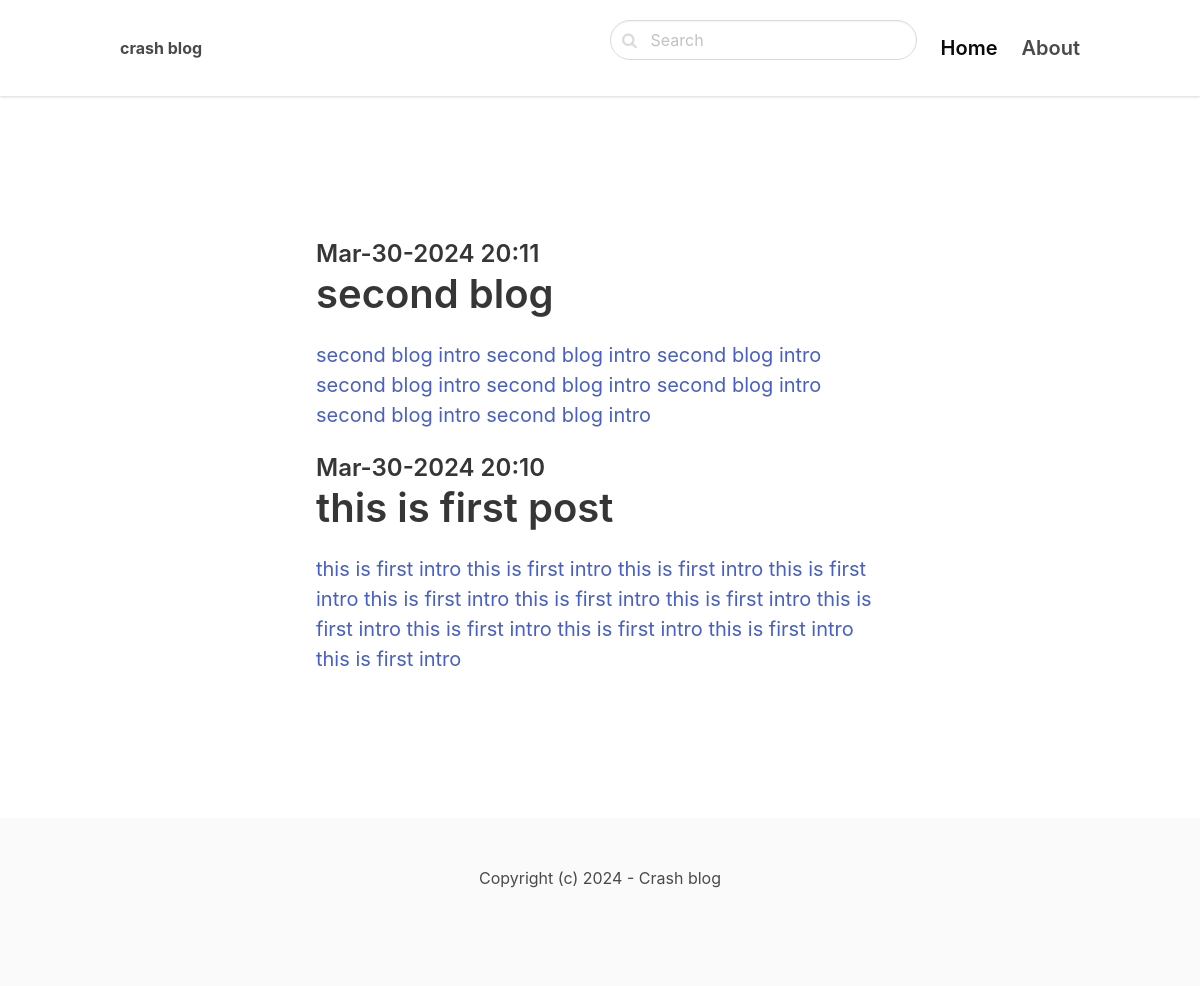
/django/, run on the app's committed database.
### blog/models.py (models this page shows, shortened)
class Post(models.Model):
    ACTIVE = 'active'
    DRAFT = 'draft'
    CHOICES_STATUS = {
        (ACTIVE , 'Active'),
        (DRAFT , 'Draft')
    }
    category = models.ForeignKey(Category,related_name='posts',on_delete=models.CASCADE)
    title = models.CharField(max_length=255)
    slug = models.SlugField()
    intro = models.TextField()
    body = models.TextField()
    created_at = models.DateTimeField(auto_now_add=True)
    status = models.CharField(max_length =10,choices=CHOICES_STATUS,default=ACTIVE)
    image = models.ImageField(upload_to='uploads/',blank=True,null=True)
    class Meta:
        ordering = ('-created_at',)

### blog/views.py (the view)
# urls.py: path('<slug:slug>/',views.category,name='category_detail'),
def category(request,slug):
    category = get_object_or_404(Category , slug=slug)
    posts = category.posts.filter(status=Post.ACTIVE)
    return render(request,'blog/category.html',{'category':category,'posts':posts})

### blog/templates/blog/category.html (shortened to what this page needs)
{% extends "core/base.html" %}
{%block content %}
<section class="hero">
  <div class="hero-body">
    <div class="container">
      <section class="section">
        <div class="columns">
          <div class="column is-8 is-offset-2">
            {% for post in posts %}
            <div class="content is-medium">
              <a href="{% url 'post_detail' post.category.slug post.slug %}">
                <h2 class="subtitle is-4">
                  {{post.created_at | date:'M-d-Y H:i'}}
                </h2>
                <h1 class="title">{{post.title}}</h1>
                <p>{{post.intro}}</p>
              </a>
            </div>
            {% empty %}
              <div class="content">
                <p>There is no posts in this category...</p>
              </div>
            {% endfor %}
          </div>
        </div>
      </section>
    </div>
  </div>
</section>
{% endblock content %}

### data on the page
Post: created_at "Mar-30-2024 20:11", title "second blog", intro "second blog intro second blog intro second blog intro second blog intro second blog intro second blog intro second blog intro second blog intro"
Post: created_at "Mar-30-2024 20:10", title "this is first post", intro "this is first intro this is first intro this is first intro this is first intro this is first intro this is first intro this is first intro this is first intro this is first intro this is first intro this is first intro this is first intro"
